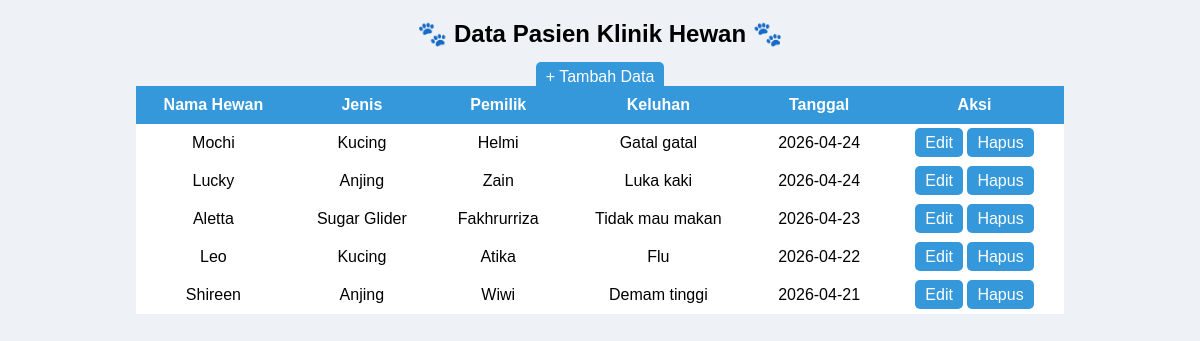
The page / on the database its author committed.
### tables this page shows
CREATE TABLE `pasien_hewan` (
  `id` int(11) NOT NULL,
  `nama_hewan` varchar(100) DEFAULT NULL,
  `jenis` varchar(50) DEFAULT NULL,
  `pemilik` varchar(100) DEFAULT NULL,
  `keluhan` text DEFAULT NULL,
  `tanggal` date DEFAULT NULL
);

### index.php (the view, shortened to what this page needs)
<?php
include 'koneksi.php';
$data = mysqli_query($conn, "SELECT * FROM pasien_hewan");
?>
<!DOCTYPE html>
<html>
<head>
    <link rel="stylesheet" href="style.css">
</head>
<body>
<h2>🐾 Data Pasien Klinik Hewan 🐾</h2>
<div style="text-align:center;">
<a href="tambah.php">+ Tambah Data</a>
</div>
<table>
<tr>
    <th>Nama Hewan</th>
    <th>Jenis</th>
    <th>Pemilik</th>
    <th>Keluhan</th>
    <th>Tanggal</th>
    <th>Aksi</th>
</tr>
<?php while($row = mysqli_fetch_assoc($data)) { ?>
<tr>
    <td><?= $row['nama_hewan']; ?></td>
    <td><?= $row['jenis']; ?></td>
    <td><?= $row['pemilik']; ?></td>
    <td><?= $row['keluhan']; ?></td>
    <td><?= $row['tanggal']; ?></td>
    <td>
        <a href="edit.php?id=<?= $row['id']; ?>">Edit</a>
        <a href="hapus.php?id=<?= $row['id']; ?>" onclick="return confirm('Yakin hapus?')">Hapus</a>
    </td>
</tr>
<?php } ?>
</table>
</body>
</html>

### style.css (style rules this page uses)
body { font-family: Arial; background: #eef2f7; margin: 20px; }
h2 { text-align: center; }
a { background: #3498db; color: white; padding: 6px 10px; border-radius: 5px; text-decoration: none; }
table { width: 80%; margin: auto; border-collapse: collapse; background: white; }
th, td { padding: 10px; text-align: center; }
th { background: #3498db; color: white; }

### rows shown on the page
pasien_hewan: nama_hewan "Mochi", jenis "Kucing", pemilik "Helmi", keluhan "Gatal gatal", tanggal "2026-04-24"
pasien_hewan: nama_hewan "Lucky", jenis "Anjing", pemilik "Zain", keluhan "Luka kaki", tanggal "2026-04-24"
pasien_hewan: nama_hewan "Aletta", jenis "Sugar Glider", pemilik "Fakhrurriza", keluhan "Tidak mau makan", tanggal "2026-04-23"
pasien_hewan: nama_hewan "Leo", jenis "Kucing", pemilik "Atika", keluhan "Flu", tanggal "2026-04-22"
pasien_hewan: nama_hewan "Shireen", jenis "Anjing", pemilik "Wiwi", keluhan "Demam tinggi", tanggal "2026-04-21"
